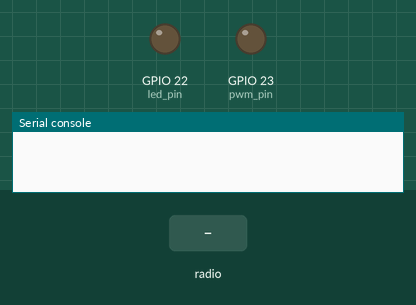
Recording of a program running on a simulated ESP32 board running MicroPython. Shown: output pins drawn as LEDs (lit = HIGH), the last lines printed to the serial console. The test bench sets the inputs (shaded band).

Above: at 1.2 s.
1.3 s: radio message "ledOn" arrives
At 2.3 s:
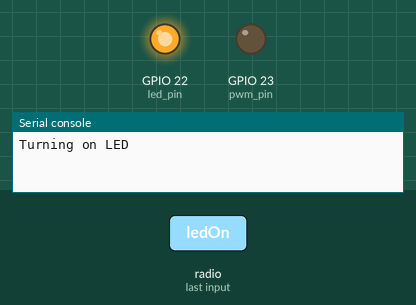
2.8 s: radio message "ledOff" arrives
At 3.5 s:
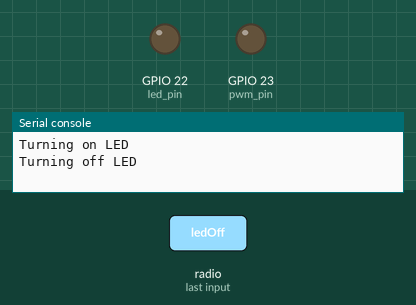
Timing chart, 0 to 5.8 s (numbered marks = the images above; inputs shaded):
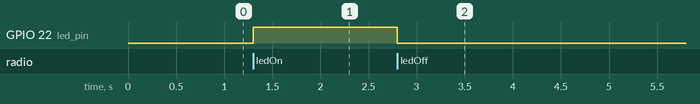

The program:

esp_now_async_control_receiver.py
```python
import network
import aioespnow
import machine
import asyncio

# A WLAN interface must be active to send()/recv()
sta = network.WLAN(network.STA_IF)  # Or network.AP_IF
sta.active(True)
sta.disconnect()      # For ESP8266

# Initialize ESP-NOW
esp = aioespnow.AIOESPNow()  # Returns AIOESPNow enhanced with async support
esp.active(True)

led_pin = machine.Pin(22, machine.Pin.OUT)
pwm_pin = machine.Pin(23, machine.Pin.OUT)
pwm = machine.PWM(machine.Pin(pwm_pin), freq=1000, duty=0)

def map_value(value, in_min, in_max, out_min, out_max):
    return (value - in_min) * (out_max - out_min) / (in_max - in_min) + out_min

async def wait_for_message():
    while True:
        _, msg = esp.recv()
        if msg:             # msg == None if timeout in recv()
            if msg == b'ledOn':
                print("Turning on LED")
                led_pin.on()
            elif msg == b'ledOff':
                print("Turning off LED")
                led_pin.off()
            elif msg.startswith(b'potentiometer'):
                string_data = msg.decode('utf-8')
                potentiometer_value = string_data.split(":")[1]
                print(f"Pot Value: {potentiometer_value}")
                # Map the potentiometer value to PWM duty cycle (0 to 1023)
                duty_cycle = int(map_value(int(potentiometer_value), 0, 4095, 0, 1023))
                pwm.duty(duty_cycle)
            else:
                print(f"Unknown message {msg}")


asyncio.run(wait_for_message())
```

Measured:
- after the input at 1.3 s, GPIO 22 (led_pin): LOW → HIGH at once
- after the input at 2.8 s, GPIO 22 (led_pin): HIGH → LOW at once
